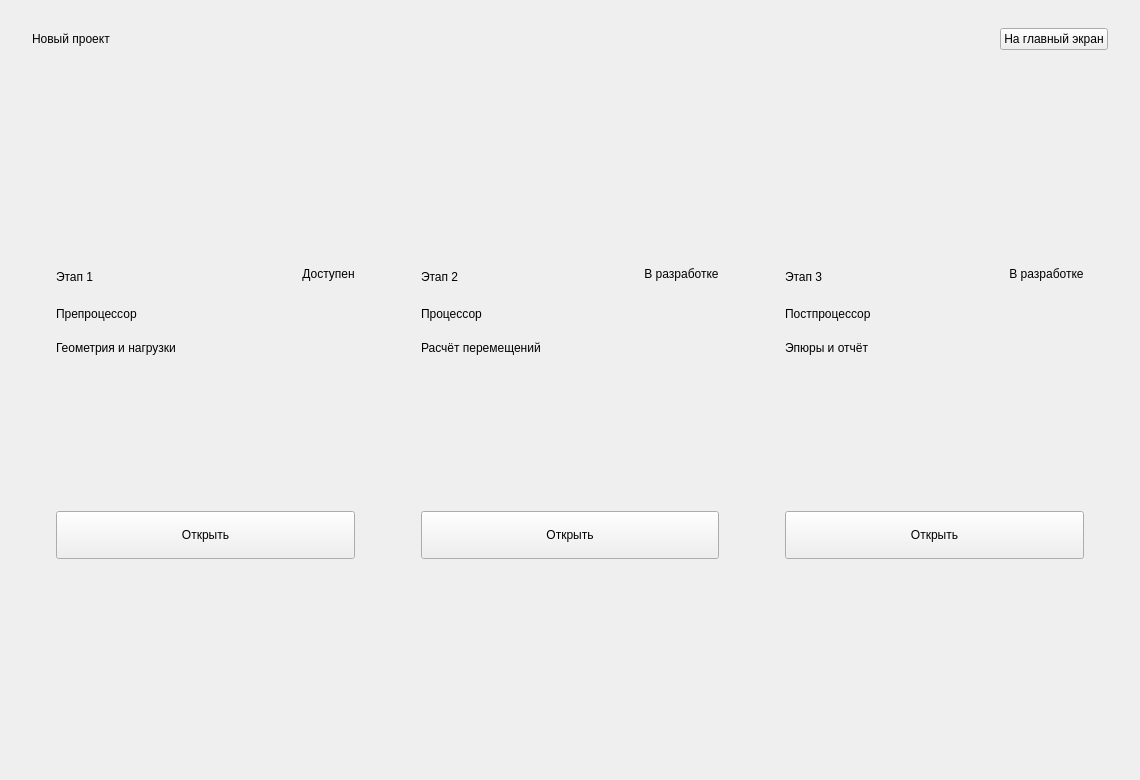
<?xml version='1.0' encoding='utf-8'?>
<ui version="4.0">
 <class>ProjectHubPage</class>
 <widget class="QWidget" name="ProjectHubPage">
  <property name="geometry">
   <rect>
    <x>0</x>
    <y>0</y>
    <width>1140</width>
    <height>780</height>
   </rect>
  </property>
  <property name="windowTitle">
   <string>САПР - Модули проекта</string>
  </property>
  <layout class="QVBoxLayout" name="hubLayout">
   <property name="spacing">
    <number>24</number>
   </property>
   <property name="leftMargin">
    <number>32</number>
   </property>
   <property name="topMargin">
    <number>28</number>
   </property>
   <property name="rightMargin">
    <number>32</number>
   </property>
   <property name="bottomMargin">
    <number>28</number>
   </property>
   <item>
    <layout class="QHBoxLayout" name="hubHeadingLayout" stretch="1,0,0">
     <item>
      <layout class="QVBoxLayout" name="hubTitleLayout">
       <property name="spacing">
        <number>10</number>
       </property>
       <item>
        <widget class="QLabel" name="projectNameLabel">
         <property name="role" stdset="0">
          <string>pageTitle</string>
         </property>
         <property name="text">
          <string>Новый проект</string>
         </property>
         <property name="wordWrap">
          <bool>true</bool>
         </property>
         <property name="sizePolicy">
          <sizepolicy hsizetype="Expanding" vsizetype="Preferred">
           <horstretch>1</horstretch>
           <verstretch>0</verstretch>
          </sizepolicy>
         </property>
        </widget>
       </item>
      </layout>
     </item>
     <item>
      <spacer name="headingSpace">
       <property name="orientation">
        <enum>Qt::Horizontal</enum>
       </property>
       <property name="sizeHint" stdset="0">
        <size>
         <width>40</width>
         <height>20</height>
        </size>
       </property>
       <property name="sizeType">
        <enum>QSizePolicy::Fixed</enum>
       </property>
      </spacer>
     </item>
     <item alignment="Qt::AlignTop">
      <widget class="QPushButton" name="returnButton">
       <property name="cursor">
        <cursorShape>PointingHandCursor</cursorShape>
       </property>
       <property name="role" stdset="0">
        <string>secondary</string>
       </property>
       <property name="text">
        <string>На главный экран</string>
       </property>
       <property name="sizePolicy">
        <sizepolicy hsizetype="Fixed" vsizetype="Fixed">
         <horstretch>0</horstretch>
         <verstretch>0</verstretch>
        </sizepolicy>
       </property>
       <property name="visible">
        <bool>false</bool>
       </property>
      </widget>
     </item>
    </layout>
   </item>
   <item>
    <spacer name="hubTopSpace">
     <property name="orientation">
      <enum>Qt::Vertical</enum>
     </property>
     <property name="sizeType">
      <enum>QSizePolicy::Expanding</enum>
     </property>
     <property name="sizeHint" stdset="0">
      <size>
       <width>20</width>
       <height>16</height>
      </size>
     </property>
    </spacer>
   </item>
   <item>
    <layout class="QHBoxLayout" name="moduleCardsLayout" stretch="1,1,1">
     <property name="spacing">
      <number>18</number>
     </property>
     <item>
      <widget class="QFrame" name="preprocessorCard">
       <property name="minimumSize">
        <size>
         <width>240</width>
         <height>340</height>
        </size>
       </property>
       <property name="role" stdset="0">
        <string>card</string>
       </property>
       <property name="frameShape">
        <enum>QFrame::NoFrame</enum>
       </property>
       <layout class="QVBoxLayout" name="preprocessorCardLayout">
        <property name="spacing">
         <number>20</number>
        </property>
        <property name="leftMargin">
         <number>24</number>
        </property>
        <property name="topMargin">
         <number>24</number>
        </property>
        <property name="rightMargin">
         <number>24</number>
        </property>
        <property name="bottomMargin">
         <number>24</number>
        </property>
        <item>
         <layout class="QHBoxLayout" name="preprocessorNumberLayout">
          <item>
           <widget class="QLabel" name="preprocessorNumberLabel">
            <property name="role" stdset="0">
             <string>eyebrow</string>
            </property>
            <property name="text">
             <string>Этап 1</string>
            </property>
           </widget>
          </item>
          <item>
           <spacer name="preprocessorBadgeSpace">
            <property name="orientation">
             <enum>Qt::Horizontal</enum>
            </property>
            <property name="sizeHint" stdset="0">
             <size>
              <width>20</width>
              <height>20</height>
             </size>
            </property>
           </spacer>
          </item>
          <item alignment="Qt::AlignTop">
           <widget class="QLabel" name="preprocessorBadgeLabel">
            <property name="role" stdset="0">
             <string>badge</string>
            </property>
            <property name="text">
             <string>Доступен</string>
            </property>
            <property name="alignment">
             <set>Qt::AlignCenter</set>
            </property>
           </widget>
          </item>
         </layout>
        </item>
        <item>
         <widget class="QLabel" name="preprocessorTitleLabel">
          <property name="role" stdset="0">
           <string>cardTitle</string>
          </property>
          <property name="text">
           <string>Препроцессор</string>
          </property>
         </widget>
        </item>
        <item>
         <widget class="QLabel" name="preprocessorDescriptionLabel">
          <property name="role" stdset="0">
           <string>muted</string>
          </property>
          <property name="text">
           <string>Геометрия и нагрузки</string>
          </property>
          <property name="wordWrap">
           <bool>true</bool>
          </property>
          <property name="alignment">
           <set>Qt::AlignLeft|Qt::AlignTop</set>
          </property>
         </widget>
        </item>
        <item>
         <spacer name="preprocessorCardSpace">
          <property name="orientation">
           <enum>Qt::Vertical</enum>
          </property>
          <property name="sizeHint" stdset="0">
           <size>
            <width>20</width>
            <height>28</height>
           </size>
          </property>
         </spacer>
        </item>
        <item>
         <widget class="QPushButton" name="preprocessorButton">
          <property name="minimumSize">
           <size>
            <width>0</width>
            <height>48</height>
           </size>
          </property>
          <property name="cursor">
           <cursorShape>PointingHandCursor</cursorShape>
          </property>
          <property name="role" stdset="0">
           <string>primary</string>
          </property>
          <property name="text">
           <string>Открыть</string>
          </property>
         </widget>
        </item>
       </layout>
      </widget>
     </item>
     <item>
      <widget class="QFrame" name="processorCard">
       <property name="minimumSize">
        <size>
         <width>240</width>
         <height>340</height>
        </size>
       </property>
       <property name="role" stdset="0">
        <string>card</string>
       </property>
       <property name="frameShape">
        <enum>QFrame::NoFrame</enum>
       </property>
       <layout class="QVBoxLayout" name="processorCardLayout">
        <property name="spacing">
         <number>20</number>
        </property>
        <property name="leftMargin">
         <number>24</number>
        </property>
        <property name="topMargin">
         <number>24</number>
        </property>
        <property name="rightMargin">
         <number>24</number>
        </property>
        <property name="bottomMargin">
         <number>24</number>
        </property>
        <item>
         <layout class="QHBoxLayout" name="processorNumberLayout">
          <item>
           <widget class="QLabel" name="processorNumberLabel">
            <property name="role" stdset="0">
             <string>eyebrow</string>
            </property>
            <property name="text">
             <string>Этап 2</string>
            </property>
           </widget>
          </item>
          <item>
           <spacer name="processorBadgeSpace">
            <property name="orientation">
             <enum>Qt::Horizontal</enum>
            </property>
            <property name="sizeHint" stdset="0">
             <size>
              <width>20</width>
              <height>20</height>
             </size>
            </property>
           </spacer>
          </item>
          <item alignment="Qt::AlignTop">
           <widget class="QLabel" name="processorBadgeLabel">
            <property name="role" stdset="0">
             <string>badge</string>
            </property>
            <property name="text">
             <string>В разработке</string>
            </property>
            <property name="alignment">
             <set>Qt::AlignCenter</set>
            </property>
           </widget>
          </item>
         </layout>
        </item>
        <item>
         <widget class="QLabel" name="processorTitleLabel">
          <property name="role" stdset="0">
           <string>cardTitle</string>
          </property>
          <property name="text">
           <string>Процессор</string>
          </property>
         </widget>
        </item>
        <item>
         <widget class="QLabel" name="processorDescriptionLabel">
          <property name="role" stdset="0">
           <string>muted</string>
          </property>
          <property name="text">
           <string>Расчёт перемещений</string>
          </property>
          <property name="wordWrap">
           <bool>true</bool>
          </property>
          <property name="alignment">
           <set>Qt::AlignLeft|Qt::AlignTop</set>
          </property>
         </widget>
        </item>
        <item>
         <spacer name="processorCardSpace">
          <property name="orientation">
           <enum>Qt::Vertical</enum>
          </property>
          <property name="sizeHint" stdset="0">
           <size>
            <width>20</width>
            <height>28</height>
           </size>
          </property>
         </spacer>
        </item>
        <item>
         <widget class="QPushButton" name="processorButton">
          <property name="minimumSize">
           <size>
            <width>0</width>
            <height>48</height>
           </size>
          </property>
          <property name="cursor">
           <cursorShape>PointingHandCursor</cursorShape>
          </property>
          <property name="role" stdset="0">
           <string>secondary</string>
          </property>
          <property name="text">
           <string>Открыть</string>
          </property>
         </widget>
        </item>
       </layout>
      </widget>
     </item>
     <item>
      <widget class="QFrame" name="postprocessorCard">
       <property name="minimumSize">
        <size>
         <width>240</width>
         <height>340</height>
        </size>
       </property>
       <property name="role" stdset="0">
        <string>card</string>
       </property>
       <property name="frameShape">
        <enum>QFrame::NoFrame</enum>
       </property>
       <layout class="QVBoxLayout" name="postprocessorCardLayout">
        <property name="spacing">
         <number>20</number>
        </property>
        <property name="leftMargin">
         <number>24</number>
        </property>
        <property name="topMargin">
         <number>24</number>
        </property>
        <property name="rightMargin">
         <number>24</number>
        </property>
        <property name="bottomMargin">
         <number>24</number>
        </property>
        <item>
         <layout class="QHBoxLayout" name="postprocessorNumberLayout">
          <item>
           <widget class="QLabel" name="postprocessorNumberLabel">
            <property name="role" stdset="0">
             <string>eyebrow</string>
            </property>
            <property name="text">
             <string>Этап 3</string>
            </property>
           </widget>
          </item>
          <item>
           <spacer name="postprocessorBadgeSpace">
            <property name="orientation">
             <enum>Qt::Horizontal</enum>
            </property>
            <property name="sizeHint" stdset="0">
             <size>
              <width>20</width>
              <height>20</height>
             </size>
            </property>
           </spacer>
          </item>
          <item alignment="Qt::AlignTop">
           <widget class="QLabel" name="postprocessorBadgeLabel">
            <property name="role" stdset="0">
             <string>badge</string>
            </property>
            <property name="text">
             <string>В разработке</string>
            </property>
            <property name="alignment">
             <set>Qt::AlignCenter</set>
            </property>
           </widget>
          </item>
         </layout>
        </item>
        <item>
         <widget class="QLabel" name="postprocessorTitleLabel">
          <property name="role" stdset="0">
           <string>cardTitle</string>
          </property>
          <property name="text">
           <string>Постпроцессор</string>
          </property>
         </widget>
        </item>
        <item>
         <widget class="QLabel" name="postprocessorDescriptionLabel">
          <property name="role" stdset="0">
           <string>muted</string>
          </property>
          <property name="text">
           <string>Эпюры и отчёт</string>
          </property>
          <property name="wordWrap">
           <bool>true</bool>
          </property>
          <property name="alignment">
           <set>Qt::AlignLeft|Qt::AlignTop</set>
          </property>
         </widget>
        </item>
        <item>
         <spacer name="postprocessorCardSpace">
          <property name="orientation">
           <enum>Qt::Vertical</enum>
          </property>
          <property name="sizeHint" stdset="0">
           <size>
            <width>20</width>
            <height>28</height>
           </size>
          </property>
         </spacer>
        </item>
        <item>
         <widget class="QPushButton" name="postprocessorButton">
          <property name="minimumSize">
           <size>
            <width>0</width>
            <height>48</height>
           </size>
          </property>
          <property name="cursor">
           <cursorShape>PointingHandCursor</cursorShape>
          </property>
          <property name="role" stdset="0">
           <string>secondary</string>
          </property>
          <property name="text">
           <string>Открыть</string>
          </property>
         </widget>
        </item>
       </layout>
      </widget>
     </item>
    </layout>
   </item>
   <item>
    <spacer name="hubBottomSpace">
     <property name="orientation">
      <enum>Qt::Vertical</enum>
     </property>
     <property name="sizeHint" stdset="0">
      <size>
       <width>20</width>
       <height>30</height>
      </size>
     </property>
    </spacer>
   </item>
  </layout>
 </widget>
 <tabstops>
  <tabstop>preprocessorButton</tabstop>
  <tabstop>processorButton</tabstop>
  <tabstop>postprocessorButton</tabstop>
  <tabstop>returnButton</tabstop>
 </tabstops>
 <resources />
 <connections />
</ui>
